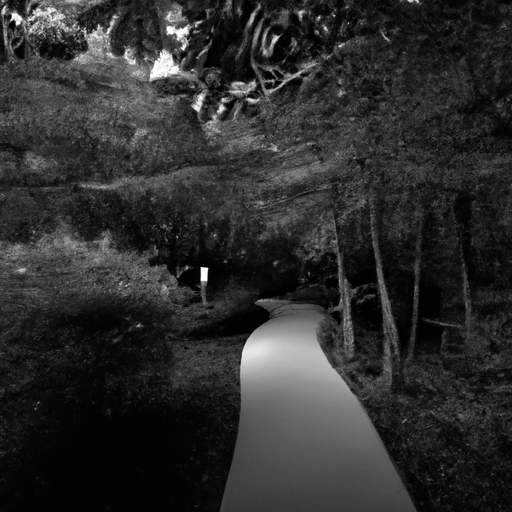
#> input picture temp/open_cv/Image/fable23.png, 512 x 512 px
$ python open_cv_test25.py
#> lines starting #> are read from the running program, lines starting #| are printed output that depends on the picture; after the words box and inside, x2 and y2 are one past the last pixel; in counts of white or black regions, pixels touching at a corner belong together
import cv2
import numpy as np
import sys
import random

sys.setrecursionlimit(100000)

src = cv2.imread("Image/fable23.png")
#> src is the input picture: shape (512, 512, 3); mean B, G, R 45.6, 45.4, 45.3
gray = cv2.cvtColor(src, cv2.COLOR_BGR2GRAY)
binary = cv2.adaptiveThreshold(
    gray, 255, cv2.ADAPTIVE_THRESH_MEAN_C, cv2.THRESH_BINARY, 467, 37)
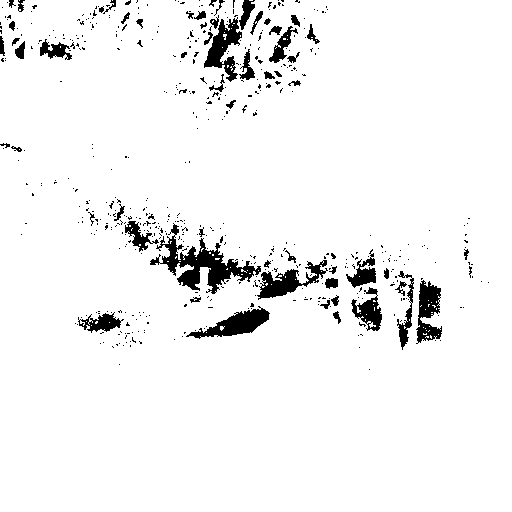
#> binary: shape (512, 512); 94.9% white; 536 black regions (476 under 20 px), largest, box (x1, y1, x2, y2) and area: (150, 223, 261, 294) 2302, (186, 306, 270, 339) 1115, (204, 17, 242, 82) 1053


def initial_sand_color():
    r = random.randint(30, 70)
    g = random.randint(0, 50)
    b = random.randint(0, 50)
    return (b, g, r)


def random_sand_color():
    r = random.randint(160, 205)
    g = random.randint(120, 180)
    b = random.randint(40, 80)
    return (b, g, r)


output = np.zeros((*binary.shape, 3), dtype=np.uint8)

height, width = binary.shape
#> height = 512; width = 512

for i in range(height):
    for j in range(width):
        output[i, j] = initial_sand_color()
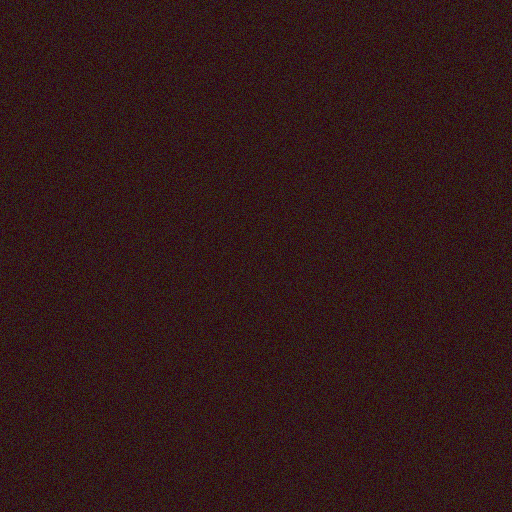
#> output: shape (512, 512, 3); mean of channels 0, 1, 2 25, 25, 50; drawn as B, G, R

visited = np.zeros_like(binary, dtype=bool)


def dfs(i, j, step):
    if i < 0 or i >= height or j < 0 or j >= width or visited[i, j] or binary[i, j] != 0:
        return

    visited[i, j] = True
    output[i, j] = random_sand_color()

    ran_show = int(random.randrange(1000, 3000))

    if ((i * j) % (ran_show)) == 0:
        cv2.imshow("output", output)
        cv2.waitKey(1)

    offsets = list(range(-1*step, 2 * step, step))
    random.shuffle(offsets)

    for k in offsets:
        for l in offsets:
            ni, nj = i + k, j + l
            dfs(ni, nj, step)


start_i, start_j = None, None
for i in range(0, height):
    for j in range(0, width):
        if binary[i, j] == 0 and not visited[i, j]:
            start_i, start_j = i, j
            step = 1
            dfs(start_i, start_j, step)

# 부드러운 선을 위해 가우시안 블러 적용
# output = cv2.GaussianBlur(output, (1, 1), 0)

cv2.imshow("output", output)
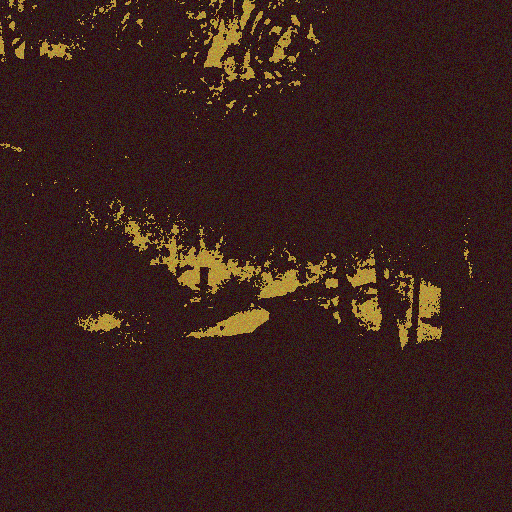
#> window 'output': shape (512, 512, 3); mean B, G, R 26.8, 31.4, 56.8
cv2.waitKey(0)
cv2.destroyAllWindows()

$ run again, with temp/open_cv/Image/fable13.png copied over temp/open_cv/Image/fable23.png
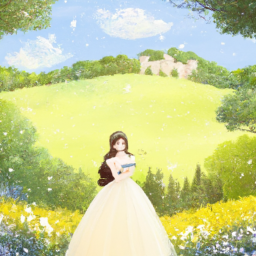
#> input picture temp/open_cv/Image/fable13.png, 256 x 256 px
#> src is the input picture: shape (256, 256, 3); mean B, G, R 148.6, 207.2, 198.7
#> `binary = cv2.adaptiveThreshold( gray, 255, cv2.ADAPTIVE_THRESH_MEAN_C,..`:
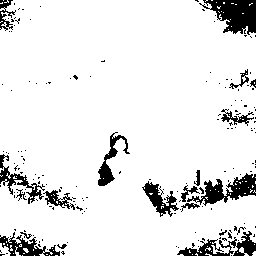
#> binary: shape (256, 256); 90.2% white; 175 black regions (157 under 20 px), largest, box (x1, y1, x2, y2) and area: (199, 0, 256, 35) 1202, (187, 173, 256, 206) 919, (177, 231, 256, 256) 723
#> `cv2.imshow("output", output)`:
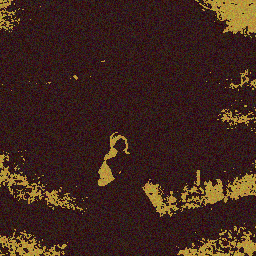
#> window 'output': shape (256, 256, 3); mean B, G, R 28.4, 37.2, 62.9
